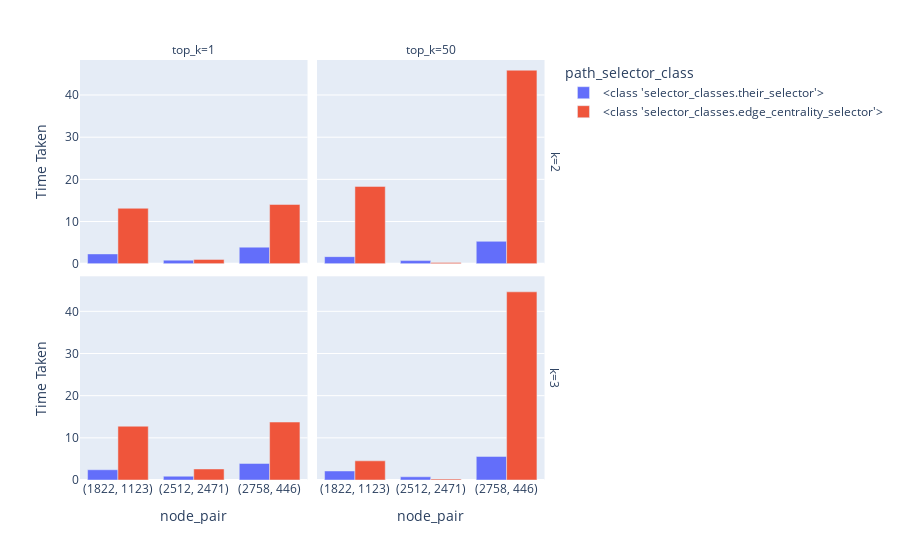

Here is the notebook cell this chart was saved with:
### Code cell
px.bar(df, x="node_pair", y="Time Taken", barmode="group", color="path_selector_class", facet_col="top_k", facet_row="k", hover_data=["Average Add Time", "Average Perturb Time", "Original Path Length"])

### Figure 1 — Plotly figure (JSON) as saved in the notebook; plotly's stock layout.template omitted (floating-point values rounded to 4 significant figures)
{"data": [{"alignmentgroup": "True", "customdata": [[0.004373, 0.003273, 2], [0.0001822, 0.005203, 1], [0.004954, 0.004167, 6]], "hovertemplate": "path_selector_class=<class 'selector_classes.their_selector'><br>k=2<br>top_k=1<br>node_pair=%{x}<br>Time Taken=%{y}<br>Average Add Time=%{customdata[0]}<br>Average Perturb Time=%{customdata[1]}<br>Original Path Length=%{customdata[2]}<extra></extra>", "legendgroup": "<class 'selector_classes.their_selector'>", "marker": {"color": "#636efa", "pattern": {"shape": ""}}, "name": "<class 'selector_classes.their_selector'>", "offsetgroup": "<class 'selector_classes.their_selector'>", "orientation": "v", "showlegend": true, "textposition": "auto", "type": "bar", "x": ["(1822, 1123)", "(2512, 2471)", "(2758, 446)"], "xaxis": "x3", "y": [2.32, 0.8425, 3.925], "yaxis": "y3"}, {"alignmentgroup": "True", "customdata": [[0.652, 0, 2], [0.4737, 0, 1], [0.9205, 0.001999, 6]], "hovertemplate": "path_selector_class=<class 'selector_classes.their_selector'><br>k=2<br>top_k=50<br>node_pair=%{x}<br>Time Taken=%{y}<br>Average Add Time=%{customdata[0]}<br>Average Perturb Time=%{customdata[1]}<br>Original Path Length=%{customdata[2]}<extra></extra>", "legendgroup": "<class 'selector_classes.their_selector'>", "marker": {"color": "#636efa", "pattern": {"shape": ""}}, "name": "<class 'selector_classes.their_selector'>", "offsetgroup": "<class 'selector_classes.their_selector'>", "orientation": "v", "showlegend": false, "textposition": "auto", "type": "bar", "x": ["(1822, 1123)", "(2512, 2471)", "(2758, 446)"], "xaxis": "x4", "y": [1.674, 0.7395, 5.308], "yaxis": "y4"}, {"alignmentgroup": "True", "customdata": [[0.001972, 0.002293, 2], [0.0008579, 0.0004932, 1], [0.006511, 0.001892, 6]], "hovertemplate": "path_selector_class=<class 'selector_classes.their_selector'><br>k=3<br>top_k=1<br>node_pair=%{x}<br>Time Taken=%{y}<br>Average Add Time=%{customdata[0]}<br>Average Perturb Time=%{customdata[1]}<br>Original Path Length=%{customdata[2]}<extra></extra>", "legendgroup": "<class 'selector_classes.their_selector'>", "marker": {"color": "#636efa", "pattern": {"shape": ""}}, "name": "<class 'selector_classes.their_selector'>", "offsetgroup": "<class 'selector_classes.their_selector'>", "orientation": "v", "showlegend": false, "textposition": "auto", "type": "bar", "x": ["(1822, 1123)", "(2512, 2471)", "(2758, 446)"], "xaxis": "x", "y": [2.427, 0.8982, 3.924], "yaxis": "y"}, {"alignmentgroup": "True", "customdata": [[0.8556, 0, 2], [0.4976, 0.002012, 1], [0.9686, 0.00711, 6]], "hovertemplate": "path_selector_class=<class 'selector_classes.their_selector'><br>k=3<br>top_k=50<br>node_pair=%{x}<br>Time Taken=%{y}<br>Average Add Time=%{customdata[0]}<br>Average Perturb Time=%{customdata[1]}<br>Original Path Length=%{customdata[2]}<extra></extra>", "legendgroup": "<class 'selector_classes.their_selector'>", "marker": {"color": "#636efa", "pattern": {"shape": ""}}, "name": "<class 'selector_classes.their_selector'>", "offsetgroup": "<class 'selector_classes.their_selector'>", "orientation": "v", "showlegend": false, "textposition": "auto", "type": "bar", "x": ["(1822, 1123)", "(2512, 2471)", "(2758, 446)"], "xaxis": "x2", "y": [2.141, 0.7602, 5.592], "yaxis": "y2"}, {"alignmentgroup": "True", "customdata": [[0.001742, 0.003474, 2], [0.0006688, 0.0005114, 1], [0.004155, 0.002788, 6]], "hovertemplate": "path_selector_class=<class 'selector_classes.edge_centrality_selector'><br>k=2<br>top_k=1<br>node_pair=%{x}<br>Time Taken=%{y}<br>Average Add Time=%{customdata[0]}<br>Average Perturb Time=%{customdata[1]}<br>Original Path Length=%{customdata[2]}<extra></extra>", "legendgroup": "<class 'selector_classes.edge_centrality_selector'>", "marker": {"color": "#EF553B", "pattern": {"shape": ""}}, "name": "<class 'selector_classes.edge_centrality_selector'>", "offsetgroup": "<class 'selector_classes.edge_centrality_selector'>", "orientation": "v", "showlegend": true, "textposition": "auto", "type": "bar", "x": ["(1822, 1123)", "(2512, 2471)", "(2758, 446)"], "xaxis": "x3", "y": [13.14, 1.019, 14.05], "yaxis": "y3"}, {"alignmentgroup": "True", "customdata": [[0.05974, 0.005337, 2], [0.009007, 0.00102, 1], [0.1893, 0.1378, 6]], "hovertemplate": "path_selector_class=<class 'selector_classes.edge_centrality_selector'><br>k=2<br>top_k=50<br>node_pair=%{x}<br>Time Taken=%{y}<br>Average Add Time=%{customdata[0]}<br>Average Perturb Time=%{customdata[1]}<br>Original Path Length=%{customdata[2]}<extra></extra>", "legendgroup": "<class 'selector_classes.edge_centrality_selector'>", "marker": {"color": "#EF553B", "pattern": {"shape": ""}}, "name": "<class 'selector_classes.edge_centrality_selector'>", "offsetgroup": "<class 'selector_classes.edge_centrality_selector'>", "orientation": "v", "showlegend": false, "textposition": "auto", "type": "bar", "x": ["(1822, 1123)", "(2512, 2471)", "(2758, 446)"], "xaxis": "x4", "y": [18.34, 0.2984, 45.89], "yaxis": "y4"}, {"alignmentgroup": "True", "customdata": [[0.002407, 0.003416, 2], [0.001643, 0.0001466, 1], [0.003627, 0.003691, 6]], "hovertemplate": "path_selector_class=<class 'selector_classes.edge_centrality_selector'><br>k=3<br>top_k=1<br>node_pair=%{x}<br>Time Taken=%{y}<br>Average Add Time=%{customdata[0]}<br>Average Perturb Time=%{customdata[1]}<br>Original Path Length=%{customdata[2]}<extra></extra>", "legendgroup": "<class 'selector_classes.edge_centrality_selector'>", "marker": {"color": "#EF553B", "pattern": {"shape": ""}}, "name": "<class 'selector_classes.edge_centrality_selector'>", "offsetgroup": "<class 'selector_classes.edge_centrality_selector'>", "orientation": "v", "showlegend": false, "textposition": "auto", "type": "bar", "x": ["(1822, 1123)", "(2512, 2471)", "(2758, 446)"], "xaxis": "x", "y": [12.76, 2.618, 13.75], "yaxis": "y"}, {"alignmentgroup": "True", "customdata": [[0.09709, 0.02369, 2], [0.01561, 0, 1], [0.1884, 0.1302, 6]], "hovertemplate": "path_selector_class=<class 'selector_classes.edge_centrality_selector'><br>k=3<br>top_k=50<br>node_pair=%{x}<br>Time Taken=%{y}<br>Average Add Time=%{customdata[0]}<br>Average Perturb Time=%{customdata[1]}<br>Original Path Length=%{customdata[2]}<extra></extra>", "legendgroup": "<class 'selector_classes.edge_centrality_selector'>", "marker": {"color": "#EF553B", "pattern": {"shape": ""}}, "name": "<class 'selector_classes.edge_centrality_selector'>", "offsetgroup": "<class 'selector_classes.edge_centrality_selector'>", "orientation": "v", "showlegend": false, "textposition": "auto", "type": "bar", "x": ["(1822, 1123)", "(2512, 2471)", "(2758, 446)"], "xaxis": "x2", "y": [4.545, 0.2263, 44.62], "yaxis": "y2"}], "layout": {"annotations": [{"font": {}, "showarrow": false, "text": "top_k=1", "x": 0.24, "xanchor": "center", "xref": "paper", "y": 1, "yanchor": "bottom", "yref": "paper"}, {"font": {}, "showarrow": false, "text": "top_k=50", "x": 0.74, "xanchor": "center", "xref": "paper", "y": 1, "yanchor": "bottom", "yref": "paper"}, {"font": {}, "showarrow": false, "text": "k=3", "textangle": 90, "x": 0.98, "xanchor": "left", "xref": "paper", "y": 0.2425, "yanchor": "middle", "yref": "paper"}, {"font": {}, "showarrow": false, "text": "k=2", "textangle": 90, "x": 0.98, "xanchor": "left", "xref": "paper", "y": 0.7575, "yanchor": "middle", "yref": "paper"}], "barmode": "group", "legend": {"title": {"text": "path_selector_class"}, "tracegroupgap": 0}, "margin": {"t": 60}, "xaxis": {"anchor": "y", "domain": [0, 0.48], "title": {"text": "node_pair"}}, "xaxis2": {"anchor": "y2", "domain": [0.5, 0.98], "matches": "x", "title": {"text": "node_pair"}}, "xaxis3": {"anchor": "y3", "domain": [0, 0.48], "matches": "x", "showticklabels": false}, "xaxis4": {"anchor": "y4", "domain": [0.5, 0.98], "matches": "x", "showticklabels": false}, "yaxis": {"anchor": "x", "domain": [0, 0.485], "title": {"text": "Time Taken"}}, "yaxis2": {"anchor": "x2", "domain": [0, 0.485], "matches": "y", "showticklabels": false}, "yaxis3": {"anchor": "x3", "domain": [0.515, 1], "matches": "y", "title": {"text": "Time Taken"}}, "yaxis4": {"anchor": "x4", "domain": [0.515, 1], "matches": "y", "showticklabels": false}}}
